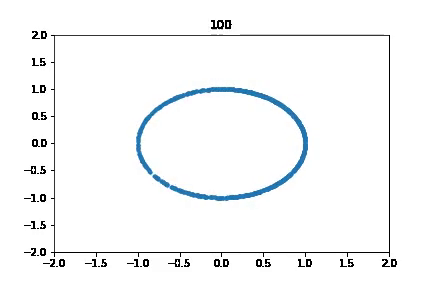
#> input picture frame 100 of eeg/basic_animation.mp4, 432 x 288 px, given in place of draves-high-fidelity-sample_512kb.mp4, which was not available
$ jupyter execute --allow-errors fractalFlameTest.ipynb
#> lines starting #> are read from the running program, lines starting #| are printed output that depends on the picture; pictures that were not available may be replaced by others from this repository, and a replacement may not be noted
[cell 1]
from bokeh.plotting import figure
from bokeh.io import output_notebook, show, push_notebook
import cv2
import time
output_notebook()

cap = cv2.VideoCapture('/Users/mettinger/Desktop/draves-high-fidelity-sample_512kb.mp4')
ret, frame = cap.read()
#> frame is the input picture: shape (288, 432, 3); mean B, G, R 248.5, 247.6, 246.2
frame=cv2.cvtColor(frame, cv2.COLOR_BGR2RGBA) # because Bokeh expects a RGBA image
#> frame: shape (288, 432, 4)
frame=cv2.flip(frame, 0) # because Bokeh flips vertically
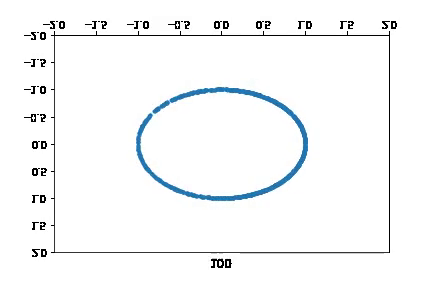
#> frame: shape (288, 432, 4); mean R, G, B, A 246.2, 247.6, 248.5, 255
width=frame.shape[1]
#> width = 432
height=frame.shape[0]
#> height = 288
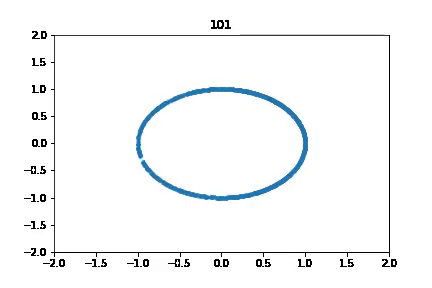
#> input picture frame 101 of eeg/basic_animation.mp4, 432 x 288 px, given in place of draves-high-fidelity-sample_512kb.mp4, which was not available
#> further down, frame is the input picture: shape (288, 432, 3); mean B, G, R 248.6, 247.7, 246.2
p = figure(x_range=(0,width), y_range=(0,height), output_backend="webgl", width=width, height=height)
myImage = p.image_rgba(image=[frame], x=0, y=0, dw=width, dh=height)
show(p, notebook_handle=True)
#> (the rest of this cell did not finish here and is left out)

[cell 2]
cap = cv2.VideoCapture('/Users/mettinger/Desktop/draves-high-fidelity-sample_512kb.mp4')

#> (the rest of this cell did not finish here and is left out)

[cell 3]
cap = cv2.VideoCapture('/Users/mettinger/Desktop/draves-high-fidelity-sample_512kb.mp4')

fourcc = cv2.VideoWriter_fourcc(*'XVID')
out = cv2.VideoWriter('/Users/mettinger/Desktop/resize.mp4',fourcc, 25,(480,240))

while True:
    ret, frame = cap.read()
    if ret == True:
        b = cv2.resize(frame,(480,240),fx=0,fy=0, interpolation = cv2.INTER_CUBIC)
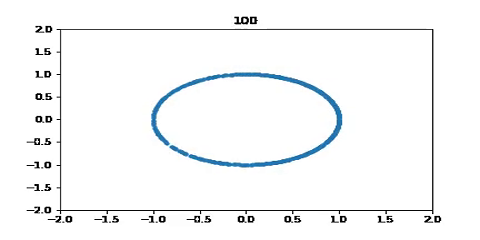
#> b: shape (240, 480, 3); mean B, G, R 248.2, 247.3, 245.9
        out.write(b)
    else:
        break

cap.release()
out.release()
cv2.destroyAllWindows()

$ run again, starting later in the video
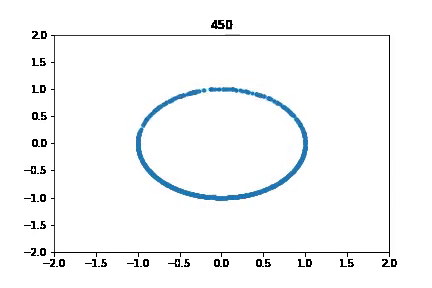
#> input picture frame 450 of eeg/basic_animation.mp4, 432 x 288 px, given in place of draves-high-fidelity-sample_512kb.mp4, which was not available
#> frame is the input picture: shape (288, 432, 3); mean B, G, R 248.6, 247.7, 246.4
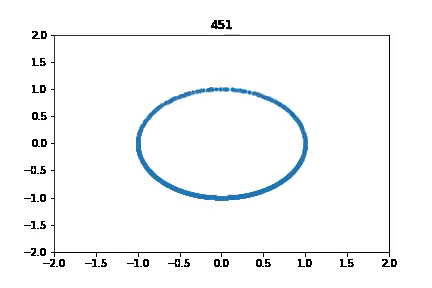
#> input picture frame 451 of eeg/basic_animation.mp4, 432 x 288 px, given in place of draves-high-fidelity-sample_512kb.mp4, which was not available
#> frame is the input picture: shape (288, 432, 3); mean B, G, R 248.7, 247.8, 246.5
#> `b = cv2.resize(frame,(480,240),fx=0,fy=0, interpolation = cv2.INTER_CU..`:
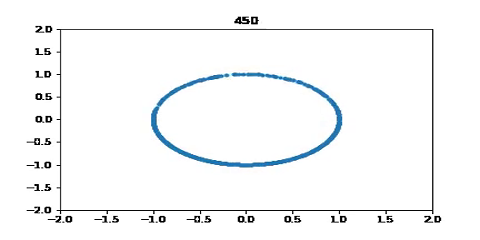
#> b: shape (240, 480, 3); mean B, G, R 248.3, 247.4, 246

$ run again, starting later in the video
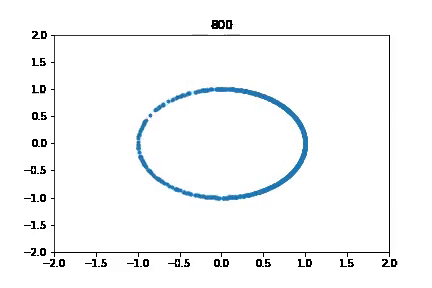
#> input picture frame 800 of eeg/basic_animation.mp4, 432 x 288 px, given in place of draves-high-fidelity-sample_512kb.mp4, which was not available
#> frame is the input picture: shape (288, 432, 3); mean B, G, R 248.6, 247.8, 246.5
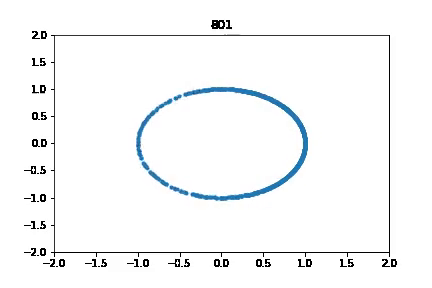
#> input picture frame 801 of eeg/basic_animation.mp4, 432 x 288 px, given in place of draves-high-fidelity-sample_512kb.mp4, which was not available
#> frame is the input picture: shape (288, 432, 3); mean B, G, R 248.7, 247.8, 246.5
#> `b = cv2.resize(frame,(480,240),fx=0,fy=0, interpolation = cv2.INTER_CU..`:
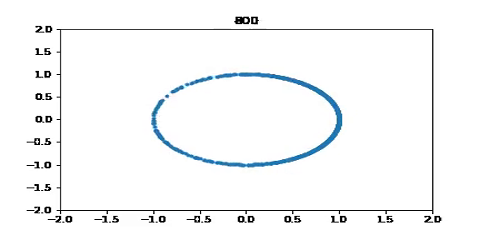
#> b: shape (240, 480, 3); mean B, G, R 248.3, 247.5, 246.2
